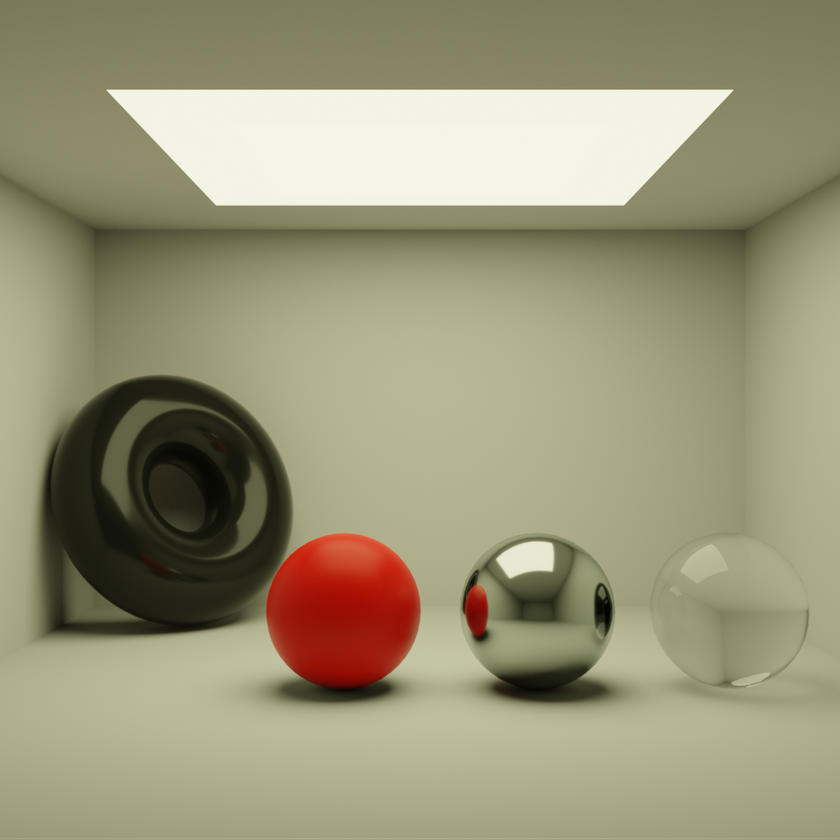
#> input picture pythonScripts/testFilter/original_2048.png, 840 x 840 px, shrunk from 1024 x 1024 before the run; the run also reads 2 pictures not shown here
$ python psnr.py
#> lines starting #> are read from the running program, lines starting #| are printed output that depends on the picture; long printed decimals are rounded
import cv2
import numpy as np
from math import log10, sqrt

def psnr(original, filtered):
    # Assurez-vous que les images ont la même taille
    if original.shape != filtered.shape:
        raise ValueError("Les dimensions des images ne correspondent pas.")

    # Calculez la différence quadratique moyenne entre les pixels pour chaque canal
    mse = np.mean((original - filtered) ** 2, axis=(0, 1))

    # Si la MSE est proche de zéro pour tous les canaux, le PSNR est indéfini, retournez des valeurs élevées
    if np.all(mse == 0):
        return float('inf')

    # Calculez le PSNR pour chaque canal en utilisant la formule standard
    max_pixel_value = 255.0
    psnr_values = 20 * np.log10(max_pixel_value / np.sqrt(mse))

    # Moyenne des valeurs PSNR pour chaque canal
    psnr_value = np.mean(psnr_values)

    return psnr_value

# Charger l'image originale et l'image filtrée depuis des fichiers (assurez-vous que les chemins sont corrects)
original_image = cv2.imread("original_2048.png", cv2.IMREAD_COLOR)
#> original_image is the input picture: shape (840, 840, 3); mean B, G, R 120.6, 150, 154.2
noise_image = cv2.imread("ShotNoise.png", cv2.IMREAD_COLOR)
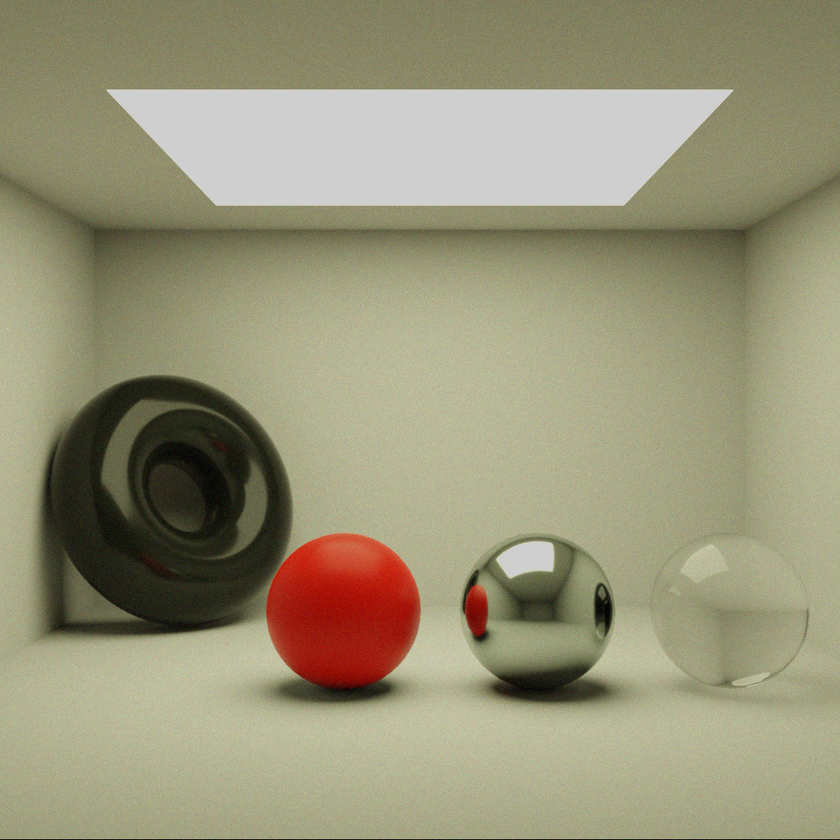
#> input picture pythonScripts/testFilter/ShotNoise/ShotNoise.png, 840 x 840 px, shrunk from 1024 x 1024 before the run, found by its file name
#> noise_image is the input picture: shape (840, 840, 3); mean B, G, R 120.4, 148.6, 152.8
gaussian_filtered_image = cv2.imread("Gaussian_Filtre.png", cv2.IMREAD_COLOR)
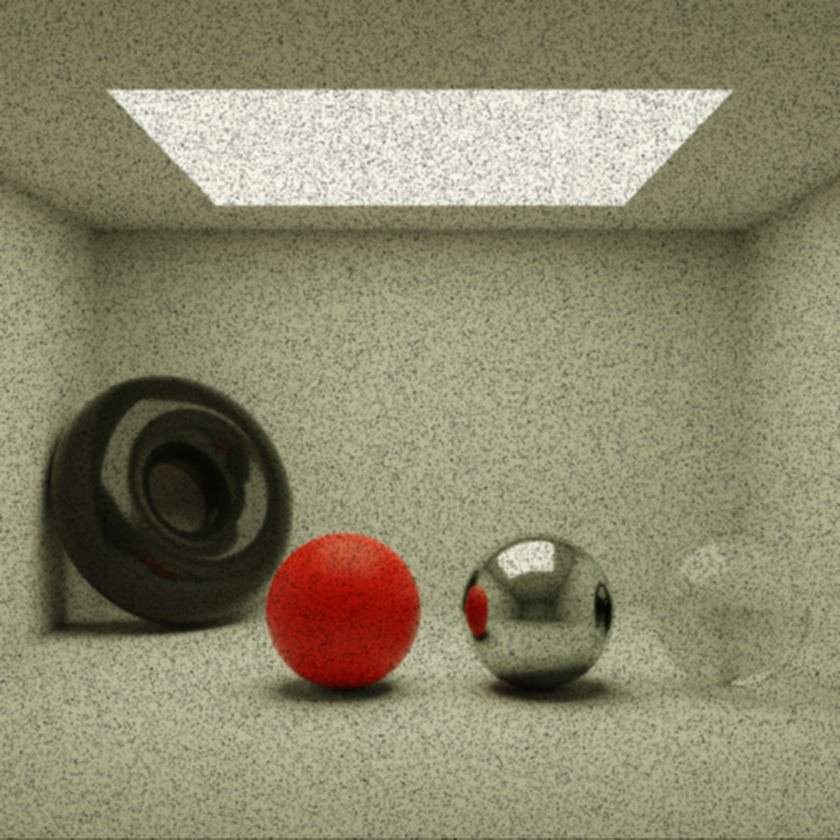
#> input picture pythonScripts/testFilter/BlackNoise/Gaussian_Filtre.png, 840 x 840 px, shrunk from 1024 x 1024 before the run, found by its file name
#> gaussian_filtered_image is the input picture: shape (840, 840, 3); mean B, G, R 108.7, 135.1, 138.9
median_filtered_image = cv2.imread("Median_Filtre.png", cv2.IMREAD_COLOR)
atrou_filtered_image = cv2.imread("Trous_Remplis_Filtre.png", cv2.IMREAD_COLOR)


# Calculer le PSNR entre les deux images
psnr_noiseImage_value = psnr(original_image, noise_image)
#> in psnr, `mse = np.mean((original - filtered) ** 2, axis=(0, 1))`: mse = [36.2, 32.19, 32.36]
#> in psnr, `psnr_values = 20 * np.log10(max_pixel_value / np.sqrt(mse))`: psnr_values = [32.54, 33.05, 33.03]
#> in psnr, `psnr_value = np.mean(psnr_values)`: psnr_value = 32.88
#> psnr_noiseImage_value = 32.88
psnr_gaussianFiltered_value = psnr(original_image, gaussian_filtered_image)
#> psnr_gaussianFiltered_value = 28.97
psnr_medianFiltered_value = psnr(original_image, median_filtered_image)
#> psnr_medianFiltered_value = 45.88
psnr_atrouFiltered_value = psnr(original_image, atrou_filtered_image)
#> psnr_atrouFiltered_value = 53.33

# Afficher le résultat
print(f"La valeur PSNR entre l'image originale et l'image bruitée est : {psnr_noiseImage_value} dB")
#| La valeur PSNR entre l'image originale et l'image bruitée est : 32.876 dB
print(f"La valeur PSNR entre l'image originale et l'image filtrée gaussian est : {psnr_gaussianFiltered_value} dB")
#| La valeur PSNR entre l'image originale et l'image filtrée gaussian est : 28.966 dB
print(f"La valeur PSNR entre l'image originale et l'image filtrée median est : {psnr_medianFiltered_value} dB")
#| La valeur PSNR entre l'image originale et l'image filtrée median est : 45.882 dB
print(f"La valeur PSNR entre l'image originale et l'image filtrée atrou est : {psnr_atrouFiltered_value} dB")
#| La valeur PSNR entre l'image originale et l'image filtrée atrou est : 53.328 dB
